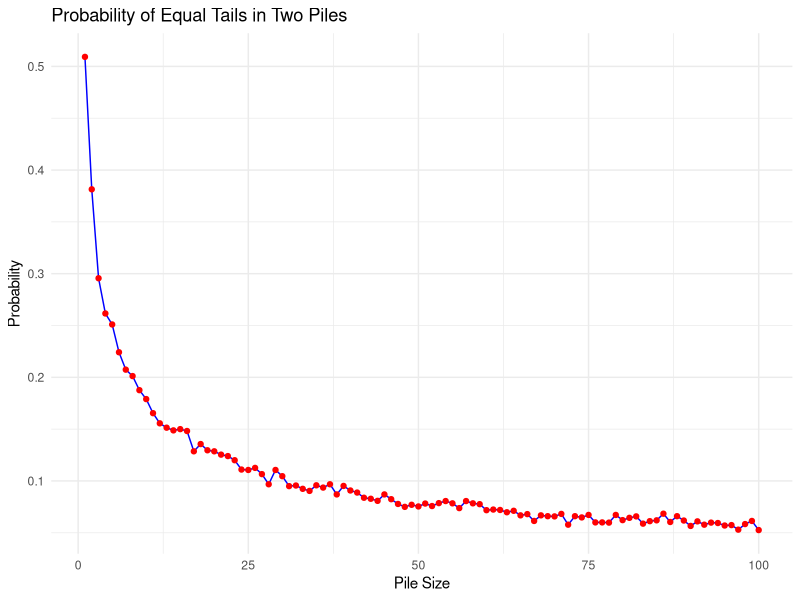
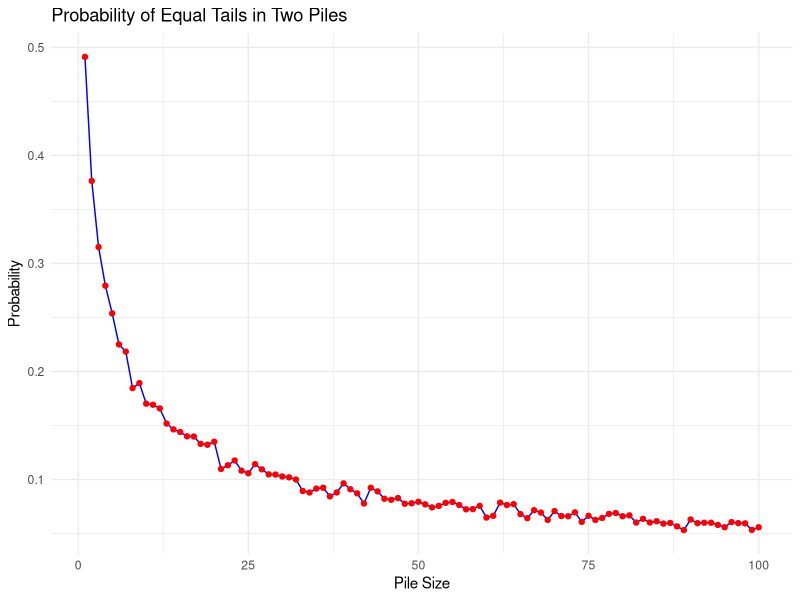

Source code (R) for these figures, in order:
## ---- chunk 1
# Simulate flipping two piles of coins and checking if 
# the number of tails match
library(purrr)

# Outcome space of a coin flip
# 0 -> heads
# 1 -> tails
coin_flip <- c(0, 1)

# Function to simulate flipping two piles and checking
# if they match in tails
flip_coins <- function(pile_size) {
  left_pile <- sample(coin_flip, size = pile_size, replace = TRUE)
  right_pile <- sample(coin_flip, size = pile_size, replace = TRUE)
  
  
  # Return 1 if match, 0 otherwise
  tails_match <- ifelse(sum(left_pile) == sum(right_pile), 1, 0)
  return (tails_match)
}
## ---- chunk 2
coin_simulation <- function(pile_size, num_iterations) {
  results <- map_dbl(c(1:num_iterations), ~flip_coins(pile_size = pile_size)) 
  probability_same_tails <- mean(results)
  return(probability_same_tails)
}

coin_simulation(50, 100000)
## ---- chunk 3
library(ggplot2)

pile_size <- (1:100)

results_100 <- map_dbl(pile_size, coin_simulation, num_iterations = 5000)
results_df <- data.frame(pile_size = pile_size, probability = results_100)


ggplot(results_df, aes(x = pile_size, y = probability)) +
  geom_line(color = "blue") +
  geom_point(color = "red") +
  labs(
    title = "Probability of Equal Tails in Two Piles",
    x = "Pile Size",
    y = "Probability"
  ) +
  theme_minimal()
## ---- chunk 4
library(ggplot2)

pile_size <- (1:100)

results_100 <- map_dbl(pile_size, coin_simulation, num_iterations = 5000)
results_df <- data.frame(pile_size = pile_size, probability = results_100)


ggplot(results_df, aes(x = pile_size, y = probability)) +
  geom_line(color = "blue") +
  geom_point(color = "red") +
  labs(
    title = "Probability of Equal Tails in Two Piles",
    x = "Pile Size",
    y = "Probability"
  ) +
  theme_minimal()
